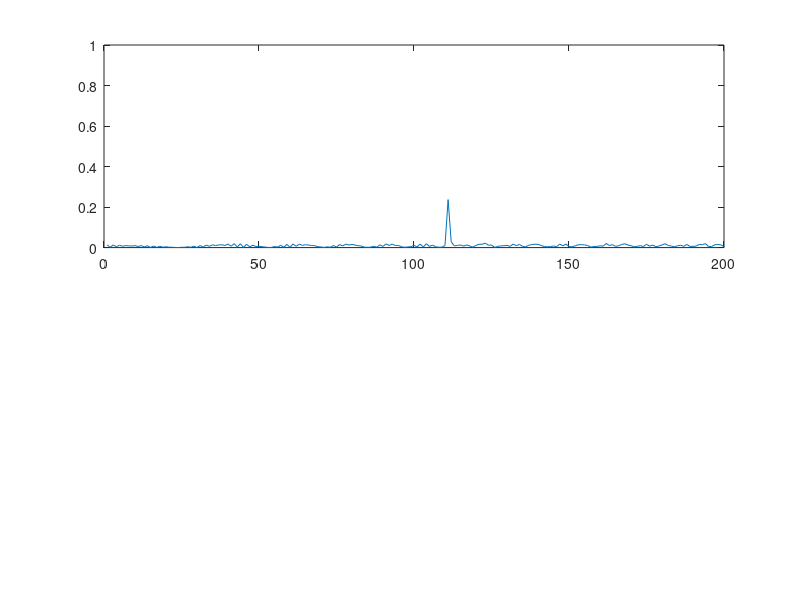
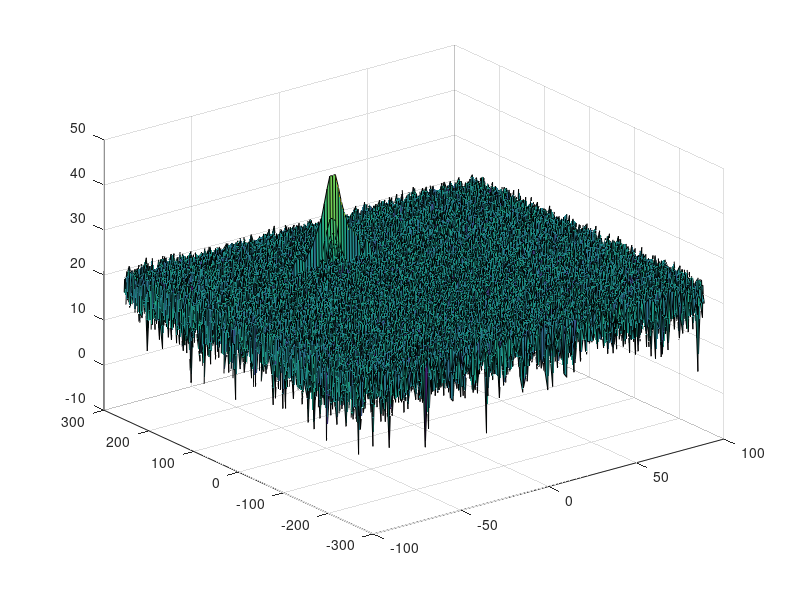

These charts were generated, in order, by the following MATLAB code: (Note: this script raises an error after producing the figures.)
clear all
clc;

%% Radar Specifications 
%%%%%%%%%%%%%%%%%%%%%%%%%%%
% Frequency of operation = 77GHz
% Max Range = 200m
% Range Resolution = 1 m
% Max Velocity = 70 m/s
%%%%%%%%%%%%%%%%%%%%%%%%%%%
MaxRange = 200;
RangeRes = 1;
MaxVel = 70;

%speed of light = 3e8
%% User Defined Range and Velocity of target
% *%TODO* :
% define the target's initial position and velocity. Note : Velocity
% remains contant

%max range = 200
%max velocity = -70 -> 70
Velocity=-20;
InitialRange=110;
c = 3e8;


%% FMCW Waveform Generation

% *%TODO* :
%Design the FMCW waveform by giving the specs of each of its parameters.
% Calculate the Bandwidth (B), Chirp Time (Tchirp) and Slope (slope) of the FMCW
% chirp using the requirements above.
B = c / 2 / RangeRes;
Tchirp= 5.5 * 2 * MaxRange / c;
slope = B / Tchirp;

%Operating carrier frequency of Radar 
fc= 77e9;             %carrier freq

                                                          
%The number of chirps in one sequence. Its ideal to have 2^ value for the ease of running the FFT
%for Doppler Estimation. 
Nd=128;                   % #of doppler cells OR #of sent periods % number of chirps

%The number of samples on each chirp. 
Nr=1024;                  %for length of time OR # of range cells

% Timestamp for running the displacement scenario for every sample on each
% chirp
t=linspace(0,Nd*Tchirp,Nr*Nd); %total time for samples


%Creating the vectors for Tx, Rx and Mix based on the total samples input.
Tx=zeros(1,length(t)); %transmitted signal
Rx=zeros(1,length(t)); %received signal
Mix = zeros(1,length(t)); %beat signal

%Similar vectors for range_covered and time delay.
r_t=zeros(1,length(t));
td=zeros(1,length(t));


%% Signal generation and Moving Target simulation
% Running the radar scenario over the time. 

for i=1:length(t)         
    
    
    % *%TODO* :
    %For each time stamp update the Range of the Target for constant velocity. 
    r_t(i) = InitialRange + Velocity * t(i);
    td(i) = 2 * r_t(i)/c;
    
    % *%TODO* :
    %For each time sample we need update the transmitted and
    %received signal. 
    Tx(i) = cos(2 * pi * (fc * t(i) + slope * (t(i)^2) / 2));
    delay = t(i) - td(i);
    Rx(i) = cos(2 * pi * (fc * delay + slope * (delay^2) / 2));
    
    % *%TODO* :
    %Now by mixing the Transmit and Receive generate the beat signal
    %This is done by element wise matrix multiplication of Transmit and
    %Receiver Signal
    Mix(i) = Tx(i) * Rx(i);    
end

%% RANGE MEASUREMENT


 % *%TODO* :
%reshape the vector into Nr*Nd array. Nr and Nd here would also define the size of
%Range and Doppler FFT respectively.
Mix = reshape(Mix, [Nr, Nd]);

 % *%TODO* :
%run the FFT on the beat signal along the range bins dimension (Nr) and
%normalize.
signal_fft = fft(Mix, Nr); 
L = Tchirp * B;
signal_fft = (signal_fft / L)

 % *%TODO* :
% Take the absolute value of FFT output
signal_fft = abs(signal_fft);

 % *%TODO* :
% Output of FFT is double sided signal, but we are interested in only one side of the spectrum.
% Hence we throw out half of the samples.
signal_fft = signal_fft(1:L/2+1);

%plotting the range
figure ('Name','Range from First FFT')
subplot(2,1,1)

 % *%TODO* :
 % plot FFT output 
plot(signal_fft)
 
axis ([0 200 0 1]);



%% RANGE DOPPLER RESPONSE
% The 2D FFT implementation is already provided here. This will run a 2DFFT
% on the mixed signal (beat signal) output and generate a range doppler
% map.You will implement CFAR on the generated RDM


% Range Doppler Map Generation.

% The output of the 2D FFT is an image that has reponse in the range and
% doppler FFT bins. So, it is important to convert the axis from bin sizes
% to range and doppler based on their Max values.

Mix=reshape(Mix,[Nr,Nd]);

% 2D FFT using the FFT size for both dimensions.
sig_fft2 = fft2(Mix,Nr,Nd);

% Taking just one side of signal from Range dimension.
sig_fft2 = sig_fft2(1:Nr/2,1:Nd);
sig_fft2 = fftshift (sig_fft2);
RDM = abs(sig_fft2);
RDM = 10*log10(RDM) ;

%use the surf function to plot the output of 2DFFT and to show axis in both
%dimensions
doppler_axis = linspace(-100,100,Nd);
range_axis = linspace(-200,200,Nr/2)*((Nr/2)/400);
figure,surf(doppler_axis,range_axis,RDM);

%% CFAR implementation

%Slide Window through the complete Range Doppler Map

% *%TODO* :
%Select the number of Training Cells in both the dimensions.
Tr = 16;
Td = 8;

% *%TODO* :
%Select the number of Guard Cells in both dimensions around the Cell under 
%test (CUT) for accurate estimation
Gr = 8;
Gd = 4;

% *%TODO* :
% offset the threshold by SNR value in dB
offset = 6;

% *%TODO* :
%Create a vector to store noise_level for each iteration on training cells
noise_level = zeros(1,1);


% *%TODO* :
%design a loop such that it slides the CUT across range doppler map by
%giving margins at the edges for Training and Guard Cells.
%For every iteration sum the signal level within all the training
%cells. To sum convert the value from logarithmic to linear using db2pow
%function. Average the summed values for all of the training
%cells used. After averaging convert it back to logarithimic using pow2db.
%Further add the offset to it to determine the threshold. Next, compare the
%signal under CUT with this threshold. If the CUT level > threshold assign
%it a value of 1, else equate it to 0.


   % Use RDM[x,y] as the matrix from the output of 2D FFT for implementing
   % CFAR

num_of_cells = (2 * Tr + 2 * Gr + 1) * (2 * Td + 2 * Gd + 1) - (2 * Gr + 1) * (2 * Gd + 1);
thresholded_signal = zeros(Nr / 2, Nd);

for i = 1:(Nr/2 - (2 * Gr + 2 * Tr))
    for j = 1:(Nd - (2 * Gd + 2 * Td))
        
        s1 = sum(db2pow(RDM(i:i + 2 * Tr + 2 * Gr, j:j + 2 * Td + 2 * Gd)), 'all');
        s2 = sum(db2pow(RDM(i+Tr:i + Tr + 2 * Gr, j + Td:j + Td + 2 * Gd)), 'all');    
        noise_level = s1 - s2;
        
        threshold = noise_level / num_of_cells;      
        threshold = pow2db(threshold) + offset;
        threshold = db2pow(threshold);
        
        signal = db2pow(RDM(i + Tr + Gr, j + Td + Gd));
        
        if (signal <= threshold)
            signal = 0;
        else 
            signal = 1;
        end
        
        thresholded_signal(i + Tr + Gr,j + Td + Gd) = signal;  
        
    end
end



% *%TODO* :
% The process above will generate a thresholded block, which is smaller 
%than the Range Doppler Map as the CUT cannot be located at the edges of
%matrix. Hence,few cells will not be thresholded. To keep the map size same
% set those values to 0. 
 








% *%TODO* :
%display the CFAR output using the Surf function like we did for Range
%Doppler Response output.
figure,surf(doppler_axis, range_axis, thresholded_signal);
colorbar;